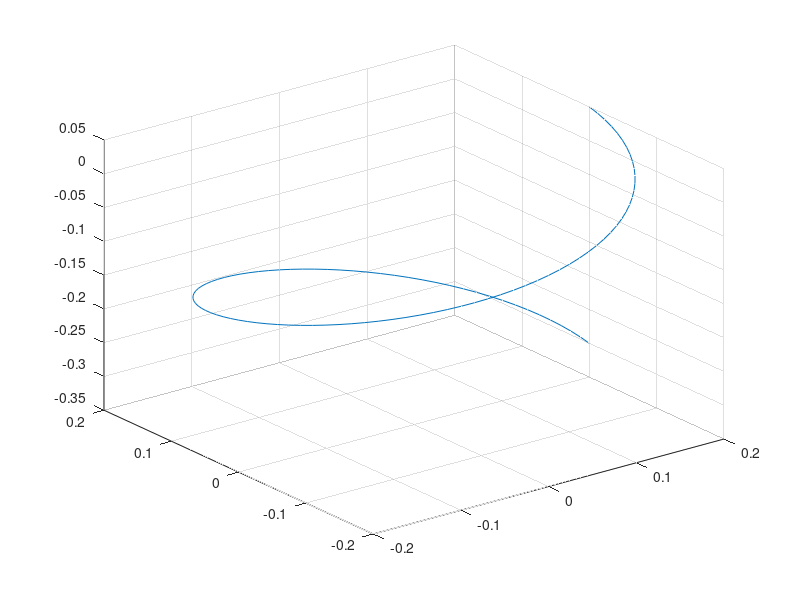

MATLAB code to generate this figure:
x=0;
y=0;
r=.2;

L1=5;
L2=4;

th = 0:pi/50:2*pi; %Numero de Pasos
xunit = r * cos(th);
yunit = r * sin(th);
u = length(xunit)
g =  -.3:(.05-(-.3))/(u-1):.05
plot3(xunit,yunit,g)
grid on
